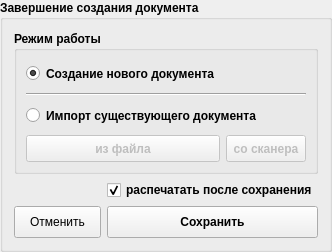
    <widget class="QGroupBox" name="groupBox_completionDocument">
     <property name="font">
      <font>
       <weight>75</weight>
       <bold>true</bold>
      </font>
     </property>
     <property name="title">
      <string>Завершение создания документа</string>
     </property>
     <layout class="QGridLayout" name="gridLayout_10">
      <item row="1" column="1">
       <widget class="QCheckBox" name="checkBox_doPrint">
        <property name="font">
         <font>
          <weight>75</weight>
          <bold>true</bold>
         </font>
        </property>
        <property name="text">
         <string>распечатать после сохранения</string>
        </property>
        <property name="checked">
         <bool>true</bool>
        </property>
       </widget>
      </item>
      <item row="3" column="0">
       <widget class="QPushButton" name="pushButton_cancel">
        <property name="minimumSize">
         <size>
          <width>0</width>
          <height>32</height>
         </size>
        </property>
        <property name="font">
         <font>
          <weight>50</weight>
          <bold>false</bold>
         </font>
        </property>
        <property name="text">
         <string>Отменить</string>
        </property>
        <property name="icon">
         <iconset resource="resources.qrc">
          <normaloff>:/images/res/images/delete.png</normaloff>:/images/res/images/delete.png</iconset>
        </property>
        <property name="iconSize">
         <size>
          <width>24</width>
          <height>24</height>
         </size>
        </property>
       </widget>
      </item>
      <item row="3" column="1">
       <widget class="QPushButton" name="pushButton_save">
        <property name="minimumSize">
         <size>
          <width>0</width>
          <height>32</height>
         </size>
        </property>
        <property name="font">
         <font>
          <weight>75</weight>
          <bold>true</bold>
         </font>
        </property>
        <property name="text">
         <string>Сохранить</string>
        </property>
        <property name="icon">
         <iconset resource="resources.qrc">
          <normaloff>:/images/res/images/save.png</normaloff>:/images/res/images/save.png</iconset>
        </property>
        <property name="iconSize">
         <size>
          <width>24</width>
          <height>24</height>
         </size>
        </property>
       </widget>
      </item>
      <item row="0" column="0" colspan="2">
       <widget class="QGroupBox" name="groupBox_2">
        <property name="title">
         <string>Режим работы</string>
        </property>
        <property name="checkable">
         <bool>false</bool>
        </property>
        <property name="checked">
         <bool>false</bool>
        </property>
        <layout class="QGridLayout" name="gridLayout_8">
         <item row="4" column="1">
          <widget class="QPushButton" name="pushButton_importFromScaner">
           <property name="enabled">
            <bool>false</bool>
           </property>
           <property name="minimumSize">
            <size>
             <width>0</width>
             <height>27</height>
            </size>
           </property>
           <property name="text">
            <string>со сканера</string>
           </property>
          </widget>
         </item>
         <item row="2" column="0" colspan="2">
          <widget class="Line" name="line_2">
           <property name="orientation">
            <enum>Qt::Horizontal</enum>
           </property>
          </widget>
         </item>
         <item row="4" column="0">
          <widget class="QPushButton" name="pushButton_importFromFile">
           <property name="enabled">
            <bool>false</bool>
           </property>
           <property name="minimumSize">
            <size>
             <width>0</width>
             <height>27</height>
            </size>
           </property>
           <property name="text">
            <string>из файла</string>
           </property>
          </widget>
         </item>
         <item row="3" column="0" colspan="2">
          <widget class="QRadioButton" name="radioButton_importExistingDocument">
           <property name="minimumSize">
            <size>
             <width>0</width>
             <height>27</height>
            </size>
           </property>
           <property name="text">
            <string>Импорт существующего документа</string>
           </property>
          </widget>
         </item>
         <item row="0" column="0">
          <widget class="QRadioButton" name="radioButton_createNewDocument">
           <property name="minimumSize">
            <size>
             <width>0</width>
             <height>27</height>
            </size>
           </property>
           <property name="text">
            <string>Создание нового документа</string>
           </property>
           <property name="checked">
            <bool>true</bool>
           </property>
          </widget>
         </item>
        </layout>
       </widget>
      </item>
     </layout>
    </widget>
